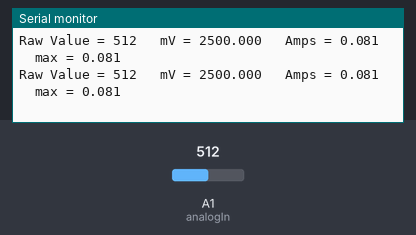
This sketch was run on a simulated Arduino Uno, built with avr-gcc and run on an emulated ATmega328P. On the bench: the last lines printed to the serial monitor. The inputs (shaded band) are chosen by the test bench; at power-on: A1 (analogIn) = 512.

Above: at 1.2 s.
1.3 s: A1 (analogIn) set to 716
At 2.6 s:
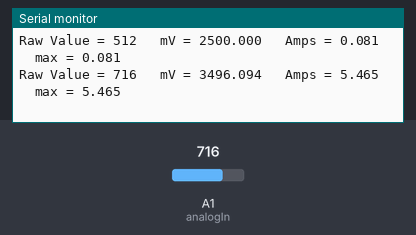
2.8 s: A1 (analogIn) set to 900
At 3.8 s:
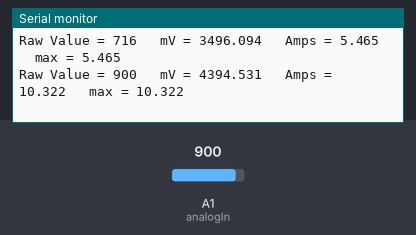
Timing chart, 0 to 5.8 s (numbered marks = the images above; inputs shaded):
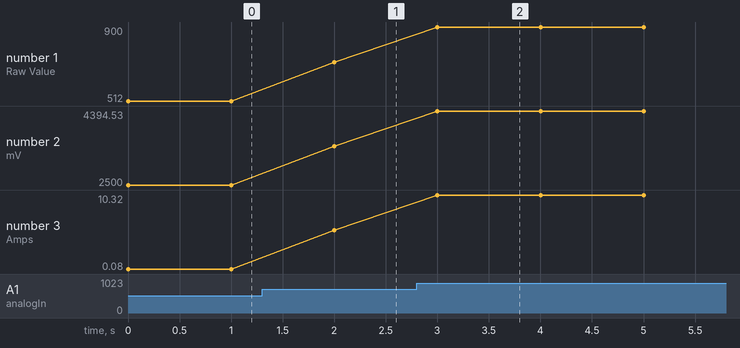

The sketch:

ACS712.ino
```cpp
/*
Measuring Current Using ACS712
http://henrysbench.capnfatz.com/henrys-bench/arduino-current-measurements/acs712-current-sensor-user-manual/
*/

const int analogIn = A1;
int mVperAmp = 185; // use185 for 5A, 100 for 20A Module and 66 for 30A Module
int RawValue= 0;
int ACSoffset = 2485;
double Voltage = 0;
double Amps = 0;
double maxA = 0;
long nextTime = 0;
void setup(){
 Serial.begin(9600);
}

void loop(){

 RawValue = analogRead(analogIn);
 Voltage = (RawValue / 1024.0) * 5000; // Gets you mV
 Amps = ((Voltage - ACSoffset) / mVperAmp);

if (Amps > maxA){
  maxA = Amps;
}


 if (millis() > nextTime){
  nextTime += 1000;
 Serial.print("Raw Value = " ); // shows pre-scaled value
 Serial.print(RawValue);
 Serial.print("\t mV = "); // shows the voltage measured
 Serial.print(Voltage,3); // the '3' after voltage allows you to display 3 digits after decimal point
 Serial.print("\t Amps = "); // shows the voltage measured
 Serial.print(Amps,3); // the '3' after voltage allows you to display 3 digits after decimal point
 Serial.print("\t max = "); // shows the voltage measured
 Serial.println(maxA,3); // the '3' after voltage allows you to display 3 digits after decimal point
 }

}
```

Measured:
- after the input at 1.3 s, the serial monitor: prints a new line after 0.70 s (image 1)
- after the input at 2.8 s, the serial monitor: prints a new line after 0.20 s (image 2)
- plotted number 1: 512 → 716 after the input at 1.3 s, 716 → 900 after the input at 2.8 s
- plotted number 2: 2500 → 3496.09 after the input at 1.3 s, 3496.09 → 4394.53 after the input at 2.8 s
- plotted number 3: 0.08 → 5.46 after the input at 1.3 s, 5.46 → 10.32 after the input at 2.8 s
